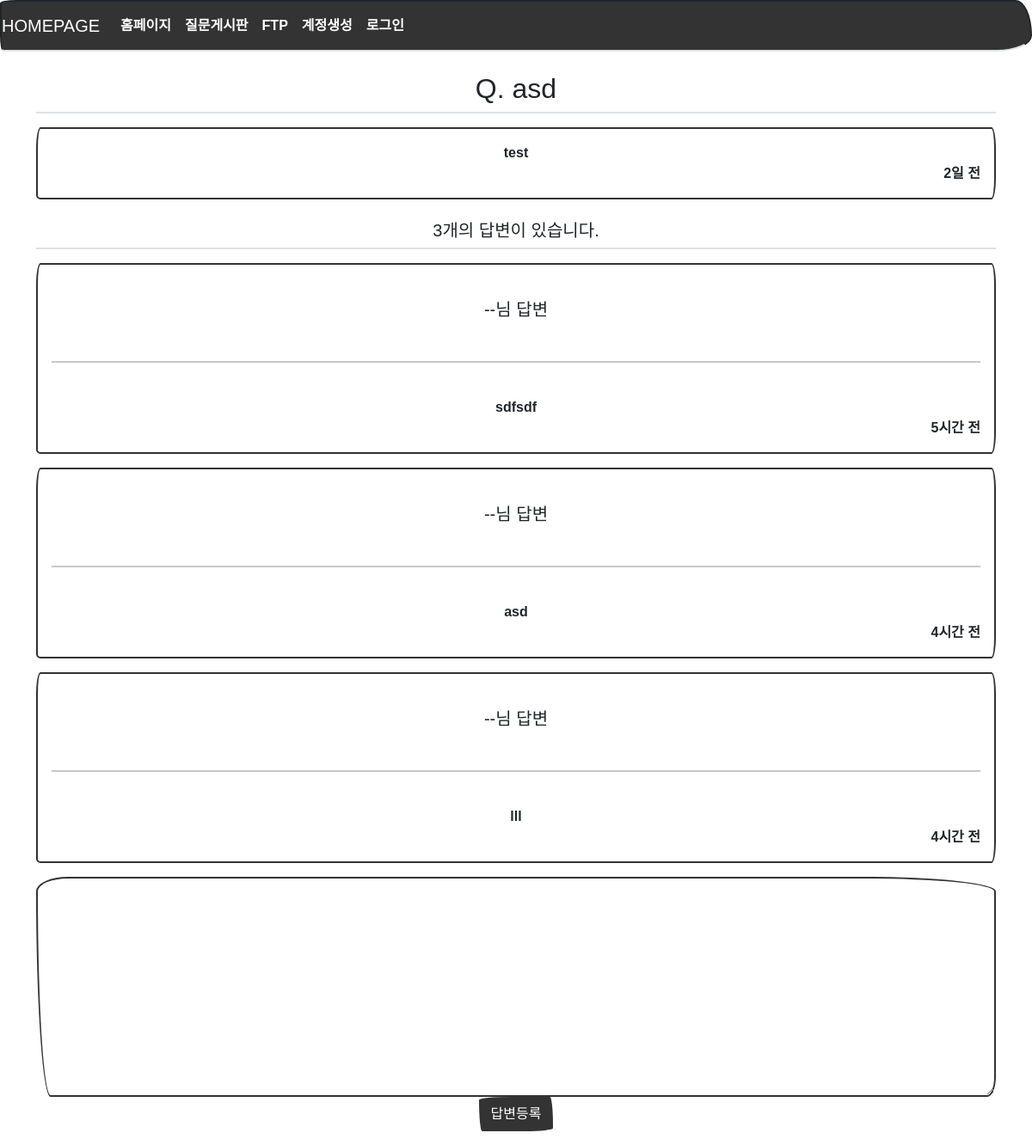
/question/detail/307/, run on the app's committed database.
### models.py (models this page shows)
class Question(db.Model):
    id = db.Column(db.Integer, primary_key=True)
    subject = db.Column(db.String(200), nullable=False)
    content = db.Column(db.Text(), nullable=False)
    create_date = db.Column(db.DateTime(), nullable=False)

class Answer(db.Model):
    id = db.Column(db.Integer, primary_key=True)
    question_id = db.Column(db.Integer, db.ForeignKey('question.id', ondelete='CASCADE'))
    question = db.relationship('Question', backref=db.backref('answer_set'))
    content = db.Column(db.Text(), nullable=False)
    create_date = db.Column(db.DateTime(), nullable=False)

### views/question_views.py (the view)
@bp.route('/detail/<int:question_id>/')
def detail(question_id):
    form = AnswerForm()
    question = Question.query.get_or_404(question_id)
    return render_template('question/question_detail.html', question=question, form=form)

### forms.py
class AnswerForm(FlaskForm):
    content = TextAreaField('내용', validators=[DataRequired('내용을 입력하세용.')])

### filter.py (called while the page is built)
def format_datetime(value, fmt='%m월 %d일'):
    now = datetime.now()
    time = now - value
    if time < timedelta(minutes=1):
        return '방금 전'
    elif time < timedelta(hours=1):
        return str(int(time.seconds / 60)) + '분 전'
    elif time < timedelta(days=1):
        return str(int(time.seconds / 3600)) + '시간 전'
    elif time < timedelta(days=7):
        time = datetime.now().date() - value.date()
        return str(time.days) + '일 전'
    else:
        return value.strftime(fmt)

### templates/question/question_detail.html (shortened to what this page needs)
{% extends 'base.html' %}
{% block content %}
  <center>
<div class="container my-3">
    <h2 class="border-bottom py-2">Q. {{ question.subject }}</h2>
    <div class="card my-3">
        <div class="card-body">
            <div class="card-text" style="white-space: pre-line;">{{ question.content }}</div>
            <div class="d-flex justify-content-end">
                <div class="">
                    {{ question.create_date|datetime }}
                </div>
            </div>
        </div>
    </div>
    <h5 class="border-bottom my-3 py-2">{{ question.answer_set|length }}개의 답변이 있습니다.</h5>
    {% for answer in question.answer_set %}
    <div class="card my-3">
        <div class="card-body">
            <div class="card-text" style="white-space: pre-line;">
                <h5>--님 답변</h5>
                <hr width="100%" color="black" />
                {{ answer.content }}</div>
            <div class="d-flex justify-content-end">
                <div class="">
                    {{ answer.create_date|datetime }}
                </div>
            </div>
        </div>
    </div>
    {% endfor %}
    <form action="{{ url_for('answer.create', question_id=question.id) }}" method="post" class="my-3">
        <div class="form-group">
            <textarea name="content" id="content" class="form-control" rows="10"></textarea>
        </div>
        <input type="submit" value="답변등록" class="btn btn-primary">
    </form>
</div>
  </center>
{% endblock %}

### static/style.css (style rules this page uses)
* { font-family: 'NanumSquare', sans-serif !important; }

### data on the page
Question: subject "asd", content "test", create_date "2일 전"
Answer: content "sdfsdf", create_date "5시간 전"
Answer: content "asd", create_date "4시간 전"
Answer: content "lll", create_date "4시간 전"

### other printed values
{{ question.answer_set|length }} "3"
